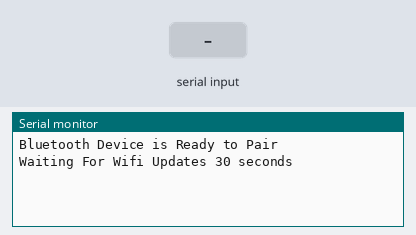
The sketch below on a simulated ESP32. Shown: the last lines printed to the serial monitor. The test bench sets the inputs (shaded band). WiFi joins after 1.5 s; servers stay silent unless stated; EEPROM starts erased; nothing arrives over Bluetooth unless stated.

Above: at 0.8 s.
0.9 s: "P\n" received over the second serial link
At 2.1 s:
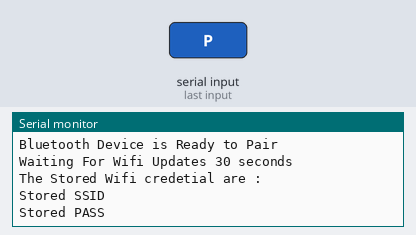
At 3.7 s:
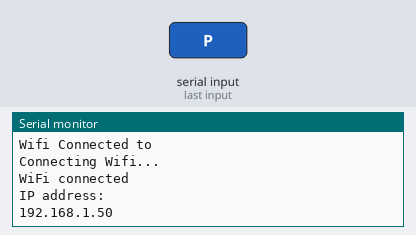

The sketch:

ESP32BluetoothWifi.ino
```cpp
#include <Arduino.h>
#include <BluetoothSerial.h> //Header File for Serial Bluetooth, will be added by default into Arduino
#include <EEPROM.h>
#include <WiFi.h>
#include <WiFiMulti.h>
WiFiMulti wifiMulti;
#if !defined(CONFIG_BT_ENABLED) || !defined(CONFIG_BLUEDROID_ENABLED)
#error Bluetooth is not enabled! Please run `make menuconfig` to and enable it
#endif
BluetoothSerial ESP_BT; //Object for Bluetooth
String buffer_in;
unsigned long previousMillis = 0;
byte val;
int addr = 0;
byte indS=0;
byte indP=0;
String stream;
byte len=0;
String temp;
String temp2;
unsigned int interval=30000;

void setup() {
  EEPROM.begin(50);
  Serial.begin(115200);
  Serial.println("Bluetooth Device is Ready to Pair");

  Serial.println("Waiting For Wifi Updates 30 seconds");
  ESP_BT.begin("ESP32_BLUETOOTH"); //Name of your Bluetooth Signal

  while(!check_wifiUpdate()==true){}

  Serial.println("The Stored Wifi credetial are : ");
  for(int i=0;i<50;i++){
    val=EEPROM.read(i);
    stream+=(char)val;
    if((val==10) && (indS==0)){
      indS=i;
      //Serial.println("indS"+(String)i);
    }
    else if(val==10 && indP==0){
      indP=i;
      break;
      //Serial.println("indP"+(String)i);
    }
  }
  // Serial.println(stream);
  // Serial.println("Stream Ended");
  temp=stream.substring(0,indS);
  temp=temp.substring(5,indS);
  //ssid2=ssid;
  temp2=stream.substring(indS+1,indP);
  temp2=temp2.substring(5,indP-indS);
  int i=temp.length();
  int j=temp2.length();
  char ssid[i];
  char pass[j];
  temp.toCharArray(ssid,i);
  temp2.toCharArray(pass,j);
  Serial.println("Stored SSID");
  Serial.println(ssid);
  Serial.println("Stored PASS");
  Serial.println(pass);
  WiFi.mode(WIFI_STA);
  WiFi.begin(ssid, pass);

  if (WiFi.waitForConnectResult() != WL_CONNECTED){
    Serial.println("WiFi Failed");
    while(1) {
      delay(1000);
    }
  }
  else
  {
    Serial.print("Wifi Connected to ");
    Serial.println(ssid);
  }
  wifiMulti.addAP(ssid, pass);
  wifiMulti.addAP("ssid_from_AP_2", "your_password_for_AP_2");
  wifiMulti.addAP("ssid_from_AP_3", "your_password_for_AP_3");
  Serial.println("Connecting Wifi...");

  if(wifiMulti.run() == WL_CONNECTED){
    Serial.println("");
    Serial.println("WiFi connected");
    Serial.println("IP address: ");
    Serial.println(WiFi.localIP());
  }
}

boolean check_wifiUpdate()
{
  unsigned long currentMillis = millis();

  if (currentMillis - previousMillis >= interval) {
    previousMillis = currentMillis;
    Serial.println("30 Seconds Over");
    return true;
  } else if (ESP_BT.available()){ //Check if we receive anything from Bluetooth
    interval=50000;
    buffer_in = ESP_BT.readStringUntil('\n'); //Read what we recevive
    //Serial.println("Received:"); Serial.println(buffer_in);
    delay(20);


    if(buffer_in.charAt(0)=='S')
    {
      for(int i=0;i<buffer_in.length();i++){
        val=(byte)(buffer_in.charAt(i));
        //Serial.println("val "+val);

        EEPROM.write(addr, val);
        //Serial.println(val);
        addr++;
      }
      //Serial.print("New ");
      //Serial.print(buffer_in);
      EEPROM.write(addr, 10);
      addr++;
      EEPROM.commit();
      ESP_BT.println("SSID Stored");
    }

    else if(buffer_in.charAt(0)=='P')
    {
      for(int i=0;i<buffer_in.length();i++){
        val=(byte)(buffer_in.charAt(i));
        //Serial.println("val "+val);
        EEPROM.write(addr, val);
        //Serial.println(val);
        addr++;
      }
        //Serial.print("New ");
        //Serial.print(buffer_in);
        EEPROM.write(addr, 10);
        EEPROM.commit();
        ESP_BT.println("Password Stored");
        return true;
    }
    return false;
  }
  else{
    return false;
  }
}


void loop() {
  if(wifiMulti.run() != WL_CONNECTED) {
    Serial.println("WiFi not connected!");
    delay(1000);
  }
}
```

Measured:
- after the input at 0.9 s, the serial monitor: prints a new line at once (image 1)
